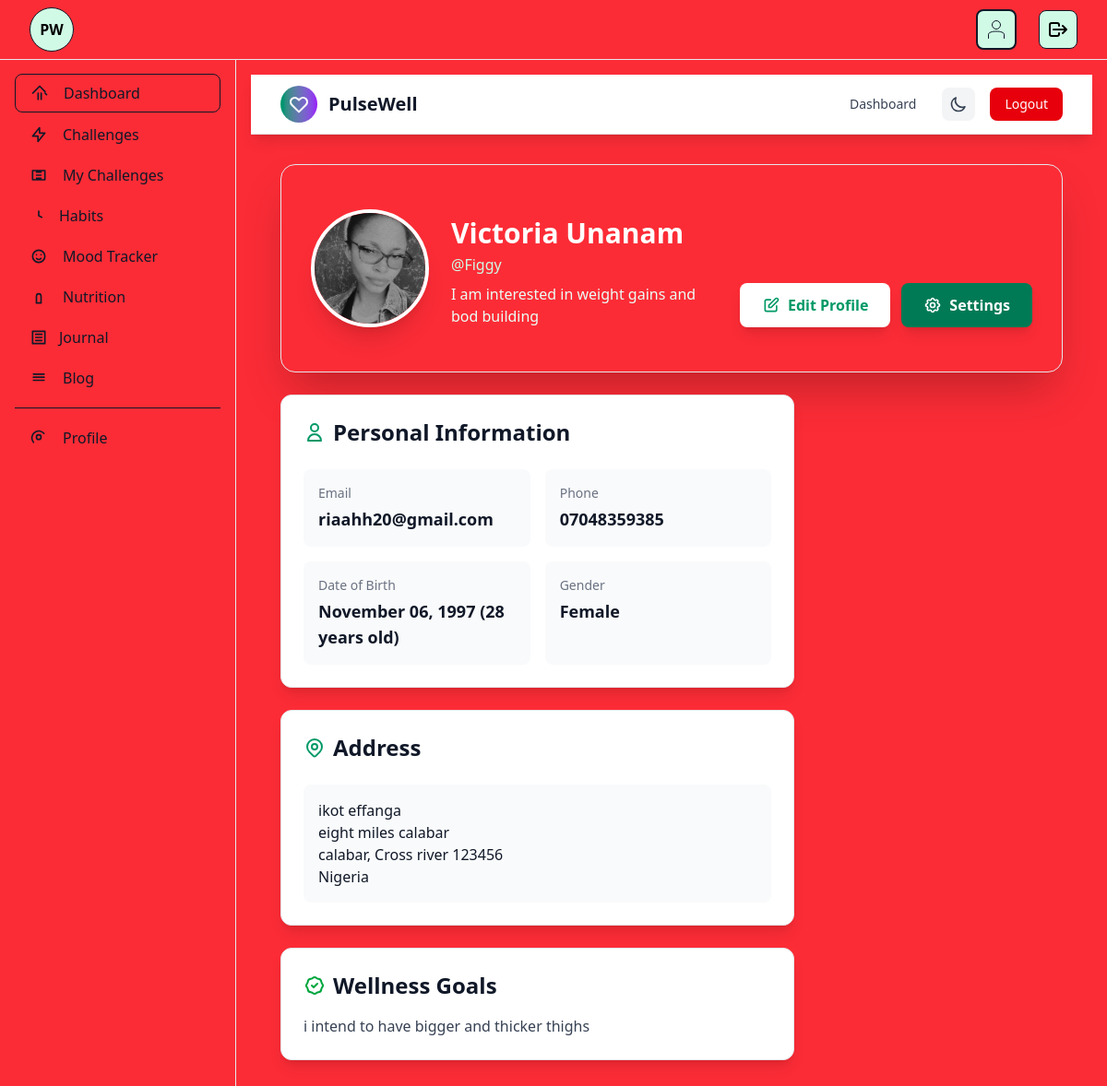
Page /profile/ (signed in) on the committed database.
### profiles/models.py (models this page shows, shortened)
class UserProfile(models.Model):
    GENDER_CHOICES = [
        ('M', 'Male'),
        ('F', 'Female'),
        ('O', 'Other'),
        ('N', 'Prefer not to say'),
    ]
    UNIT_CHOICES = [
        ('metric', 'Metric (kg, cm)'),
        ('imperial', 'Imperial (lbs, inches)'),
    ]
    user = models.OneToOneField(settings.AUTH_USER_MODEL, on_delete=models.CASCADE, related_name='profile')
    profile_picture = models.ImageField(upload_to='profile_pictures/', null=True, blank=True, help_text='Upload your profile picture')
    phone_number = models.CharField(max_length=20, blank=True, null=True, help_text='Your contact number')
    date_of_birth = models.DateField(null=True, blank=True, help_text='Your date of birth')
    gender = models.CharField(max_length=1, choices=GENDER_CHOICES, blank=True, null=True)
    address_line1 = models.CharField(max_length=255, blank=True, null=True, help_text='Street address')
    address_line2 = models.CharField(max_length=255, blank=True, null=True, help_text='Apartment, suite, etc.')
    city = models.CharField(max_length=100, blank=True, null=True)
    state = models.CharField(max_length=100, blank=True, null=True, help_text='State/Province')
    postal_code = models.CharField(max_length=20, blank=True, null=True)
    country = models.CharField(max_length=100, blank=True, null=True)
    height = models.DecimalField(max_digits=5, decimal_places=2, null=True, blank=True, help_text='Height in feet (e.g., 5.8 for 5\'8")')
    weight = models.DecimalField(max_digits=5, decimal_places=2, null=True, blank=True, help_text='Weight in kilograms (kg)')
    unit_preference = models.CharField(max_length=10, choices=UNIT_CHOICES, default='metric')
    bio = models.TextField(blank=True, null=True, help_text='Tell us about yourself and your wellness journey')
    wellness_goals = models.TextField(blank=True, null=True, help_text='Your wellness goals')
    medical_conditions = models.TextField(blank=True, null=True, help_text='Any medical conditions (optional)')
    allergies = models.TextField(blank=True, null=True, help_text='Any allergies (optional)')
    interests = models.ManyToManyField('profiles.Tag', blank=True, related_name='user_profiles')
    profile_visibility = models.BooleanField(default=True, help_text='Make your profile visible to others')
    show_email = models.BooleanField(default=False, help_text='Show email on public profile')
    created_at = models.DateTimeField(auto_now_add=True)
    updated_at = models.DateTimeField(auto_now=True)
    class Meta:
        verbose_name = 'User Profile'
        verbose_name_plural = 'User Profiles'
        ordering = ['-created_at']
    def get_age(self):
        if self.date_of_birth:
            from datetime import date
            today = date.today()
            return today.year - self.date_of_birth.year - ((today.month, today.day) < (self.date_of_birth.month, self.date_of_birth.day))
        return None
    def get_bmi(self):
        if self.height and self.weight:
            height_m = float(self.height) * 0.3048
            return round(float(self.weight) / (height_m ** 2), 2)
        return None
    def get_bmi_category(self):
        bmi = self.get_bmi()
        if bmi:
            if bmi < 18.5:
                return 'UNDERWEIGHT'
            elif bmi < 25:
                return 'HEALTHY WEIGHT'
            elif bmi < 30:
                return 'OVERWEIGHT'
            else:
                return 'OBESE'
        return None

### account/models.py (models this page shows)
class CustomUser(AbstractUser):
    is_admin = models.BooleanField(default=False)
    is_user = models.BooleanField(default=True)

### profiles/views.py (the view)
# urls.py: path('profile/', views.profile_view, name='profile'),
@login_required
def profile_view(request):
    profile, created = UserProfile.objects.get_or_create(user=request.user)
    context = {
        'user': request.user,
        'profile': profile,
        'age': profile.get_age(),
        'bmi': profile.get_bmi(),
        'bmi_category': profile.get_bmi_category(),
    }
    return render(request, 'profiles/profile_view.html', context)

### templates/profiles/profile_view.html (shortened to what this page needs)
{% extends 'base.html' %}
{% load static %}
{% block content %}
<div class="min-h-screen dark:bg-gray-900">
    <nav class="bg-white dark:bg-gray-800 shadow-lg border-b border-gray-200 dark:border-gray-700">
        <div class="max-w-7xl mx-auto px-4 sm:px-6 lg:px-8">
            <div class="flex justify-between h-16">
                <div class="flex items-center">
                    <div class="flex-shrink-0 flex items-center">
                        <a href="{% url 'dashboard:dashboard' %}" class="flex items-center">
                            <div class="h-10 w-10 bg-gradient-to-r from-emerald-600 to-purple-600 rounded-full flex items-center justify-center">
                                <svg class="h-6 w-6 text-white" fill="none" stroke="currentColor" viewBox="0 0 24 24">
                                    <path stroke-linecap="round" stroke-linejoin="round" stroke-width="2" d="M4.318 6.318a4.5 4.5 0 000 6.364L12 20.364l7.682-7.682a4.5 4.5 0 00-6.364-6.364L12 7.636l-1.318-1.318a4.5 4.5 0 00-6.364 0z"></path>
                                </svg>
                            </div>
                            <span class="ml-3 text-xl font-bold text-gray-900 dark:text-white">PulseWell</span>
                        </a>
                    </div>
                </div>
                <div class="flex items-center space-x-4">
                    <a href="{% url 'dashboard:dashboard' %}" class="text-gray-700 dark:text-gray-300 hover:text-emerald-600 dark:hover:text-emerald-400 px-3 py-2 rounded-md text-sm font-medium transition duration-200">
                        Dashboard
                    </a>
                    <button onclick="toggleTheme()" class="p-2 rounded-lg bg-gray-100 dark:bg-gray-700 hover:bg-gray-200 dark:hover:bg-gray-600 transition duration-200">
                        <svg class="h-5 w-5 text-gray-700 dark:text-gray-300" fill="none" stroke="currentColor" viewBox="0 0 24 24">
                            <path stroke-linecap="round" stroke-linejoin="round" stroke-width="2" d="M20.354 15.354A9 9 0 018.646 3.646 9.003 9.003 0 0012 21a9.003 9.003 0 008.354-5.646z"></path>
                        </svg>
                    </button>
                    <a href="{% url 'account:logout' %}" class="px-4 py-2 text-sm font-medium text-white bg-red-600 hover:bg-red-700 rounded-lg transition duration-200">
                        Logout
                    </a>
                </div>
            </div>
        </div>
    </nav>
    <div class="max-w-6xl mx-auto py-8 px-4 sm:px-6 lg:px-8">
        <div class="bg white dark:bg-gray-800 rounded-2xl shadow-2xl overflow-hidden border border-gray-200 dark:border-gray-700 mb-6">
            <div class=" px-8 py-12 relative">
                <div class="flex flex-col md:flex-row items-center md:items-end space-y-4 md:space-y-0 md:space-x-6">
                    <div class="relative">
                        {% if profile.profile_picture %}
                            <img src="{{ profile.profile_picture.url }}" alt="Profile" class="h-32 w-32 rounded-full border-4 border-white dark:border-gray-800 shadow-xl object-cover">
                        {% else %}
                            <div class="h-32 w-32 rounded-full dark:bg-gray-800 flex items-center justify-center shadow-xl border-4 border-white dark:border-gray-800">
                                <span class="text-5xl font-bold text-emerald-600">{{ user.username|first|upper }}</span>
                            </div>
                        {% endif %}
                    </div>
                    <div class="text-center md:text-left flex-1">
                        <h1 class="text-3xl font-bold text-white">
                            {% if user.first_name %}{{ user.first_name }} {{ user.last_name }}{% else %}{{ user.username }}{% endif %}
                        </h1>
                        <p class="text-emerald-100 mt-1">@{{ user.username }}</p>
                        {% if profile.bio %}
                            <p class="text-emerald-50 mt-2 max-w-2xl">{{ profile.bio }}</p>
                        {% endif %}
                    </div>
                    <div class="flex space-x-3">
                        <a href="{% url 'profiles:profile_edit' %}" class="px-6 py-3 bg-white hover:bg-gray-100 text-emerald-600 font-semibold rounded-lg transition duration-200 shadow-lg flex items-center space-x-2">
                            <svg class="h-5 w-5" fill="none" stroke="currentColor" viewBox="0 0 24 24">
                                <path stroke-linecap="round" stroke-linejoin="round" stroke-width="2" d="M11 5H6a2 2 0 00-2 2v11a2 2 0 002 2h11a2 2 0 002-2v-5m-1.414-9.414a2 2 0 112.828 2.828L11.828 15H9v-2.828l8.586-8.586z"></path>
                            </svg>
                            <span>Edit Profile</span>
                        </a>
                        <a href="{% url 'profiles:account_settings' %}" class="px-6 py-3 bg-emerald-700 hover:bg-emerald-800 text-white font-semibold rounded-lg transition duration-200 shadow-lg flex items-center space-x-2">
                            <span>Settings</span>
                        </a>
                    </div>
                </div>
            </div>
        </div>
        <div class="grid grid-cols-1 lg:grid-cols-3 gap-6">
            <div class="lg:col-span-2 space-y-6">
                <div class="bg-white dark:bg-gray-800 rounded-xl shadow-lg p-6 border border-gray-200 dark:border-gray-700">
                    <h2 class="text-2xl font-bold text-gray-900 dark:text-white mb-6 flex items-center">
                        <svg class="h-6 w-6 text-emerald-600 mr-2" fill="none" stroke="currentColor" viewBox="0 0 24 24">
                            <path stroke-linecap="round" stroke-linejoin="round" stroke-width="2" d="M16 7a4 4 0 11-8 0 4 4 0 018 0zM12 14a7 7 0 00-7 7h14a7 7 0 00-7-7z"></path>
                        </svg>
                        Personal Information
                    </h2>
                    <div class="grid grid-cols-1 md:grid-cols-2 gap-4">
                        <div class="bg-gray-50 dark:bg-gray-900 rounded-lg p-4">
                            <label class="block text-sm font-medium text-gray-500 dark:text-gray-400 mb-1">Email</label>
                            <p class="text-lg font-semibold text-gray-900 dark:text-white">{{ user.email|default:"Not provided" }}</p>
                        </div>
                        <div class="bg-gray-50 dark:bg-gray-900 rounded-lg p-4">
                            <label class="block text-sm font-medium text-gray-500 dark:text-gray-400 mb-1">Phone</label>
                            <p class="text-lg font-semibold text-gray-900 dark:text-white">{{ profile.phone_number|default:"Not provided" }}</p>
                        </div>
                        <div class="bg-gray-50 dark:bg-gray-900 rounded-lg p-4">
                            <label class="block text-sm font-medium text-gray-500 dark:text-gray-400 mb-1">Date of Birth</label>
                            <p class="text-lg font-semibold text-gray-900 dark:text-white">
                                {% if profile.date_of_birth %}
                                    {{ profile.date_of_birth|date:"F d, Y" }} {% if age %}({{ age }} years old){% endif %}
                                {% else %}
                                    Not provided
                                {% endif %}
                            </p>
                        </div>
                        <div class="bg-gray-50 dark:bg-gray-900 rounded-lg p-4">
                            <label class="block text-sm font-medium text-gray-500 dark:text-gray-400 mb-1">Gender</label>
                            <p class="text-lg font-semibold text-gray-900 dark:text-white">{{ profile.get_gender_display|default:"Not specified" }}</p>
                        </div>
                    </div>
                </div>
                {% if profile.address_line1 or profile.city or profile.country %}
                <div class="bg-white dark:bg-gray-800 rounded-xl shadow-lg p-6 border border-gray-200 dark:border-gray-700">
                    <h2 class="text-2xl font-bold text-gray-900 dark:text-white mb-6 flex items-center">
                        Address
                    </h2>
                    <div class="bg-gray-50 dark:bg-gray-900 rounded-lg p-4">
                        <p class="text-gray-900 dark:text-white">
                            {% if profile.address_line1 %}{{ profile.address_line1 }}<br>{% endif %}
                            {% if profile.address_line2 %}{{ profile.address_line2 }}<br>{% endif %}
                            {% if profile.city %}{{ profile.city }}{% endif %}{% if profile.state %}, {{ profile.state }}{% endif %} {% if profile.postal_code %}{{ profile.postal_code }}{% endif %}<br>
                            {% if profile.country %}{{ profile.country }}{% endif %}
                        </p>
                    </div>
                </div>
                {% endif %}
                {% if profile.wellness_goals %}
                <div class="bg-white dark:bg-gray-800 rounded-xl shadow-lg p-6 border border-gray-200 dark:border-gray-700">
                    <h2 class="text-2xl font-bold text-gray-900 dark:text-white mb-4 flex items-center">
                        Wellness Goals
                    </h2>
                    <p class="text-gray-700 dark:text-gray-300 whitespace-pre-line">{{ profile.wellness_goals }}</p>
                </div>
                {% endif %}
            </div>
        </div>
    </div>
</div>
{% endblock %}

### rows in the picture
UserProfile: profile_picture (picture), bio "I am interested in weight gains and bod building", phone_number "07048359385", date_of_birth "November 06, 1997", gender "Female", address_line1 "ikot effanga", address_line2 "eight miles calabar", city "calabar", state "Cross river", postal_code "123456", country "Nigeria", wellness_goals "i intend to have bigger and thicker thighs"
CustomUser: first_name "Victoria", last_name "Unanam", username "Figgy", email "riaahh20@gmail.com"

### other values in the picture
{{ age }} "28"
